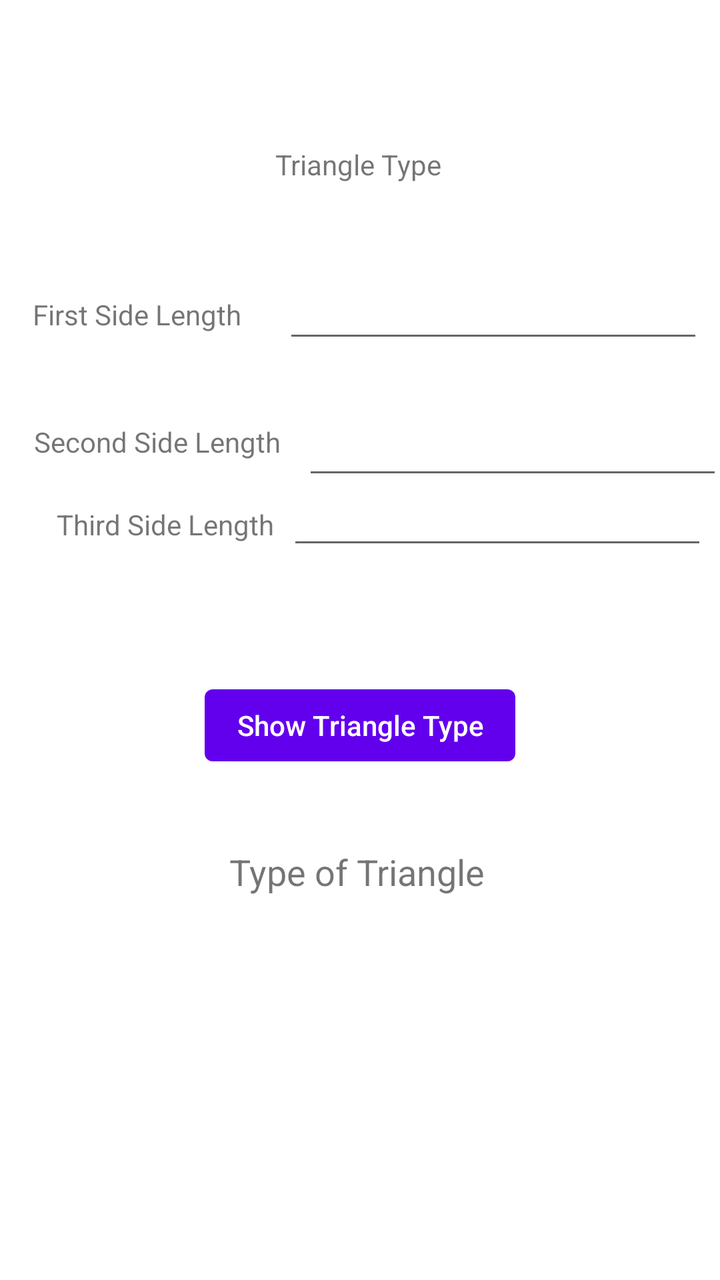
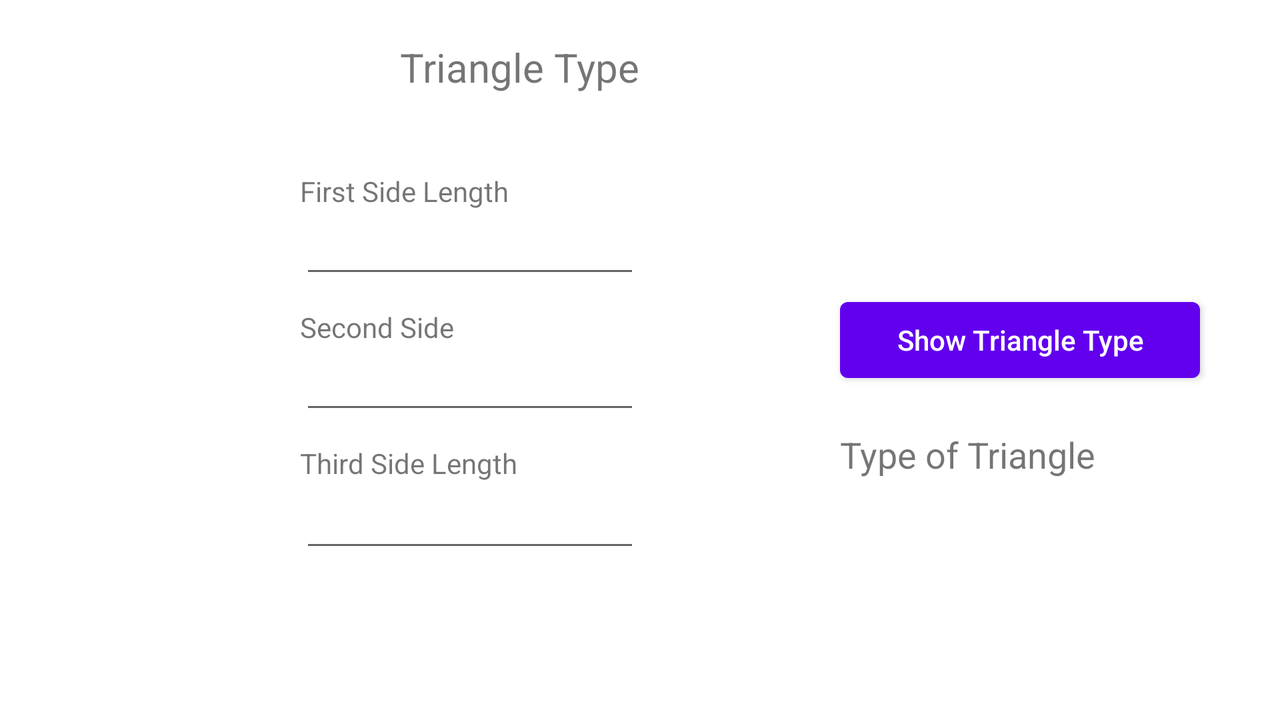

An Android layout and its configuration variant, each rendered on a device that would load it. The default file and the variant file are quoted in full after the pictures.
<!-- AndroidManifest.xml: application theme Theme.MobAppAssignment1 -->
<!-- res/layout/activity_triangletype.xml -->
<?xml version="1.0" encoding="utf-8"?>
<androidx.constraintlayout.widget.ConstraintLayout xmlns:android="http://schemas.android.com/apk/res/android"
    xmlns:app="http://schemas.android.com/apk/res-auto"
    xmlns:tools="http://schemas.android.com/tools"
    android:layout_width="match_parent"
    android:layout_height="match_parent">

    <TextView
        android:id="@+id/id_textViewtriangle1"
        android:layout_width="wrap_content"
        android:layout_height="wrap_content"
        android:layout_marginStart="31dp"
        android:layout_marginTop="72dp"
        android:layout_marginEnd="153dp"
        android:layout_marginBottom="43dp"
        android:text="@string/triangle_type"
        app:layout_constraintBottom_toTopOf="@+id/id_firstsidelenght"
        app:layout_constraintEnd_toEndOf="parent"
        app:layout_constraintStart_toEndOf="@+id/id_textViewtriangle2"
        app:layout_constraintTop_toTopOf="parent" />

    <TextView
        android:id="@+id/id_textViewtriangle2"
        android:layout_width="wrap_content"
        android:layout_height="wrap_content"
        android:layout_marginStart="8dp"
        android:layout_marginTop="149dp"
        android:layout_marginEnd="13dp"
        android:layout_marginBottom="11dp"
        android:text="@string/first_side_length"
        app:layout_constraintBottom_toBottomOf="@+id/id_firstsidelenght"
        app:layout_constraintEnd_toStartOf="@+id/id_firstsidelenght"
        app:layout_constraintStart_toStartOf="parent"
        app:layout_constraintTop_toTopOf="parent" />

    <TextView
        android:id="@+id/id_textViewtriangle3"
        android:layout_width="wrap_content"
        android:layout_height="wrap_content"
        android:layout_marginStart="18dp"
        android:layout_marginTop="35dp"
        android:layout_marginEnd="11dp"
        android:text="@string/second_side_length"
        app:layout_constraintEnd_toStartOf="@+id/id_secondsidelenght"
        app:layout_constraintHorizontal_chainStyle="packed"
        app:layout_constraintStart_toStartOf="parent"
        app:layout_constraintTop_toBottomOf="@+id/id_firstsidelenght" />

    <TextView
        android:id="@+id/id_textViewtriangle4"
        android:layout_width="wrap_content"
        android:layout_height="wrap_content"
        android:layout_marginStart="22dp"
        android:layout_marginTop="32dp"
        android:layout_marginBottom="91dp"
        android:text="@string/third_side_length"
        app:layout_constraintBottom_toTopOf="@+id/id_buttonshowtriangletype"
        app:layout_constraintEnd_toStartOf="@+id/id_thirdsidelenght"
        app:layout_constraintStart_toStartOf="parent"
        app:layout_constraintTop_toBottomOf="@+id/id_secondsidelenght" />

    <EditText
        android:id="@+id/id_firstsidelenght"
        android:layout_width="wrap_content"
        android:layout_height="wrap_content"
        android:layout_marginTop="135dp"
        android:layout_marginBottom="21dp"
        android:ems="10"
        android:inputType="textPersonName"
        app:layout_constraintBottom_toTopOf="@+id/id_secondsidelenght"
        app:layout_constraintEnd_toEndOf="parent"
        app:layout_constraintStart_toEndOf="@+id/id_textViewtriangle2"
        app:layout_constraintTop_toTopOf="parent" />

    <EditText
        android:id="@+id/id_secondsidelenght"
        android:layout_width="wrap_content"
        android:layout_height="wrap_content"
        android:layout_marginTop="6dp"
        android:layout_marginBottom="10dp"
        android:ems="10"
        android:inputType="textPersonName"
        app:layout_constraintBottom_toTopOf="@+id/id_thirdsidelenght"
        app:layout_constraintEnd_toEndOf="parent"
        app:layout_constraintStart_toEndOf="@+id/id_textViewtriangle3"
        app:layout_constraintTop_toBottomOf="@+id/id_firstsidelenght" />

    <EditText
        android:id="@+id/id_thirdsidelenght"
        android:layout_width="wrap_content"
        android:layout_height="wrap_content"
        android:ems="10"
        android:inputType="textPersonName"
        app:layout_constraintBaseline_toBaselineOf="@+id/id_textViewtriangle4"
        app:layout_constraintEnd_toEndOf="parent"
        app:layout_constraintStart_toEndOf="@+id/id_textViewtriangle4" />

    <Button
        android:id="@+id/id_buttonshowtriangletype"
        android:layout_width="wrap_content"
        android:layout_height="wrap_content"
        android:layout_marginTop="78dp"
        android:layout_marginBottom="296dp"
        android:onClick="triangleType"
        android:text="@string/show_triangle_type"
        android:textAppearance="@style/TextAppearance.AppCompat.Body2"
        app:layout_constraintBottom_toBottomOf="parent"
        app:layout_constraintEnd_toEndOf="parent"
        app:layout_constraintStart_toStartOf="parent"
        app:layout_constraintTop_toBottomOf="@+id/id_thirdsidelenght"
        app:layout_constraintVertical_bias="0.307" />

    <TextView
        android:id="@+id/id_textViewtypeoftriangle"
        android:layout_width="wrap_content"
        android:layout_height="wrap_content"
        android:layout_marginStart="175dp"
        android:layout_marginTop="61dp"
        android:layout_marginEnd="178dp"
        android:layout_marginBottom="216dp"
        android:onClick="triangleType"
        android:text="@string/type_of_triangle"
        android:textSize="18sp"
        app:layout_constraintBottom_toBottomOf="parent"
        app:layout_constraintEnd_toEndOf="parent"
        app:layout_constraintStart_toStartOf="parent"
        app:layout_constraintTop_toBottomOf="@+id/id_buttonshowtriangletype" />
</androidx.constraintlayout.widget.ConstraintLayout>
<!-- resources referenced by this layout -->
<resources>
  <string name="first_side_length">First Side Length</string>
  <string name="second_side_length">Second Side Length</string>
  <string name="show_triangle_type">Show Triangle Type</string>
  <string name="third_side_length">Third Side Length</string>
  <string name="triangle_type">Triangle Type</string>
  <string name="type_of_triangle">Type of Triangle</string>
  <style name="Theme.MobAppAssignment1" parent="Theme.MaterialComponents.DayNight.DarkActionBar">
          
          <item name="colorPrimary">@color/purple_500</item>
          <item name="colorPrimaryVariant">@color/purple_700</item>
          <item name="colorOnPrimary">@color/white</item>
          
          <item name="colorSecondary">@color/teal_200</item>
          <item name="colorSecondaryVariant">@color/teal_700</item>
          <item name="colorOnSecondary">@color/black</item>
          
          <item name="android:statusBarColor" tools:targetApi="l">?attr/colorPrimaryVariant</item>
          
      </style>
</resources>
<!-- res/layout-land/activity_triangletype.xml (the repository's variant of the layout above) -->
<!-- drawn on the phone turned sideways -->
<LinearLayout
    xmlns:android="http://schemas.android.com/apk/res/android"
    android:layout_width="match_parent"
    android:layout_height="match_parent"
    android:orientation="horizontal" >


    <LinearLayout
        android:layout_width="0dp"
        android:layout_height="match_parent"
        android:layout_weight="1"
        android:orientation="vertical">

        <ImageView
            android:layout_width="wrap_content"
            android:layout_height="wrap_content" />

        <TextView
            android:id="@+id/id_textViewtriangle1"
            android:layout_width="wrap_content"
            android:layout_height="wrap_content"
            android:layout_marginStart="200dp"
            android:layout_marginTop="20dp"
            android:text="@string/triangle_type"
            android:textSize="20sp" />

        <TextView
            android:id="@+id/id_textViewtriangle2"
            android:layout_width="wrap_content"
            android:layout_height="18dp"
            android:layout_marginStart="150dp"
            android:layout_marginTop="39dp"
            android:layout_marginEnd="61dp"
            android:text="@string/first_side_length"/>

        <EditText
            android:id="@+id/id_firstsidelenght"
            android:layout_width="wrap_content"
            android:layout_height="40dp"
            android:layout_marginStart="150dp"
            android:layout_marginTop="0dp"
            android:layout_marginBottom="10dp"
            android:ems="10"
            android:inputType="textPersonName" />

        <TextView
            android:id="@+id/id_textViewtriangle3"
            android:layout_width="wrap_content"
            android:layout_height="18dp"
            android:layout_marginStart="150dp"
            android:layout_marginTop="0dp"
            android:layout_marginEnd="61dp"
            android:layout_marginBottom="0dp"
            android:text="@string/second_side_length" />

        <EditText
            android:id="@+id/id_secondsidelenght"
            android:layout_width="wrap_content"
            android:layout_height="40dp"
            android:layout_marginStart="150dp"
            android:layout_marginTop="0dp"
            android:layout_marginBottom="10dp"
            android:ems="10"
            android:inputType="textPersonName" />

        <TextView
            android:id="@+id/id_textViewtriangle4"
            android:layout_width="wrap_content"
            android:layout_height="wrap_content"
            android:layout_marginStart="150dp"
            android:layout_marginEnd="43dp"
            android:layout_marginBottom="0dp"
            android:text="@string/third_side_length" />


        <EditText
            android:id="@+id/id_thirdsidelenght"
            android:layout_width="wrap_content"
            android:layout_height="40dp"
            android:layout_marginStart="150dp"
            android:layout_marginTop="0dp"
            android:layout_marginBottom="10dp"
            android:ems="10"
            android:inputType="textPersonName" />


    </LinearLayout>

    <LinearLayout
        android:layout_width="0dp"
        android:layout_height="match_parent"
        android:layout_weight="1"
        android:orientation="vertical" >

        <Button
            android:id="@+id/id_buttonshowtriangletype"
            android:layout_width="180dp"
            android:layout_height="50dp"
            android:layout_marginTop="145dp"
            android:layout_marginStart="100dp"
            android:layout_marginEnd="120dp"
            android:onClick="triangleType"
            android:text="@string/show_triangle_type"
            android:textAppearance="@style/TextAppearance.AppCompat.Body2"/>


        <TextView
            android:id="@+id/id_textViewtypeoftriangle"
            android:layout_width="wrap_content"
            android:layout_height="wrap_content"
            android:layout_marginStart="100dp"
            android:layout_marginTop="20dp"
            android:onClick="triangleType"
            android:text="@string/type_of_triangle"
            android:textSize="18sp" />

    </LinearLayout>
</LinearLayout>
